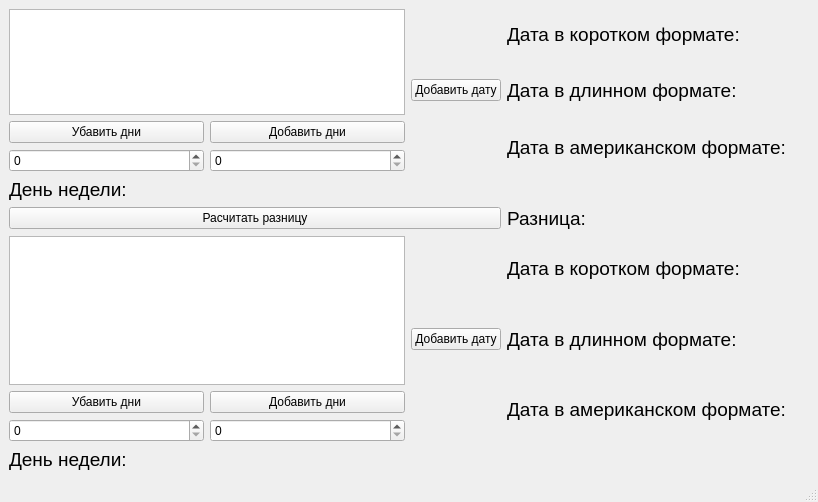
<?xml version="1.0" encoding="UTF-8"?>
<ui version="4.0">
 <class>MainWindow</class>
 <widget class="QMainWindow" name="MainWindow">
  <property name="geometry">
   <rect>
    <x>0</x>
    <y>0</y>
    <width>818</width>
    <height>502</height>
   </rect>
  </property>
  <property name="windowTitle">
   <string>MainWindow</string>
  </property>
  <widget class="QWidget" name="centralwidget">
   <layout class="QGridLayout" name="gridLayout_3">
    <item row="0" column="1" rowspan="2">
     <layout class="QGridLayout" name="gridLayout_4">
      <item row="0" column="0">
       <widget class="QLabel" name="label_2">
        <property name="font">
         <font>
          <pointsize>14</pointsize>
         </font>
        </property>
        <property name="text">
         <string>Дата в коротком формате: </string>
        </property>
       </widget>
      </item>
      <item row="0" column="1">
       <widget class="QLabel" name="label_8">
        <property name="font">
         <font>
          <pointsize>14</pointsize>
         </font>
        </property>
        <property name="text">
         <string/>
        </property>
       </widget>
      </item>
      <item row="1" column="0">
       <widget class="QLabel" name="label_3">
        <property name="font">
         <font>
          <pointsize>14</pointsize>
         </font>
        </property>
        <property name="text">
         <string>Дата в длинном формате: </string>
        </property>
       </widget>
      </item>
      <item row="1" column="1">
       <widget class="QLabel" name="label_9">
        <property name="font">
         <font>
          <pointsize>14</pointsize>
         </font>
        </property>
        <property name="text">
         <string/>
        </property>
       </widget>
      </item>
      <item row="2" column="0">
       <widget class="QLabel" name="label">
        <property name="font">
         <font>
          <pointsize>14</pointsize>
         </font>
        </property>
        <property name="text">
         <string>Дата в американском формате: </string>
        </property>
       </widget>
      </item>
      <item row="2" column="1">
       <widget class="QLabel" name="label_10">
        <property name="font">
         <font>
          <pointsize>14</pointsize>
         </font>
        </property>
        <property name="text">
         <string/>
        </property>
       </widget>
      </item>
     </layout>
    </item>
    <item row="5" column="0">
     <layout class="QHBoxLayout" name="horizontalLayout_5">
      <item>
       <layout class="QVBoxLayout" name="verticalLayout_2">
        <item>
         <widget class="QTextEdit" name="textEdit_3"/>
        </item>
        <item>
         <layout class="QGridLayout" name="gridLayout_2">
          <item row="0" column="1">
           <widget class="QPushButton" name="pushButton_5">
            <property name="toolTip">
             <string>&lt;html&gt;&lt;head/&gt;&lt;body&gt;&lt;p&gt;Оставьте поле снизу незаполненным, что бы добавить 1 день.&lt;/p&gt;&lt;/body&gt;&lt;/html&gt;</string>
            </property>
            <property name="text">
             <string>Добавить дни</string>
            </property>
           </widget>
          </item>
          <item row="0" column="0">
           <widget class="QPushButton" name="pushButton_4">
            <property name="toolTip">
             <string>&lt;html&gt;&lt;head/&gt;&lt;body&gt;&lt;p&gt;Оставьте поле снизу незаполненным, что бы убавить 1 день.&lt;/p&gt;&lt;/body&gt;&lt;/html&gt;</string>
            </property>
            <property name="text">
             <string>Убавить дни</string>
            </property>
           </widget>
          </item>
          <item row="1" column="1">
           <widget class="QSpinBox" name="spinBox_4">
            <property name="maximum">
             <number>99999</number>
            </property>
           </widget>
          </item>
          <item row="1" column="0">
           <widget class="QSpinBox" name="spinBox_3">
            <property name="maximum">
             <number>99999</number>
            </property>
           </widget>
          </item>
         </layout>
        </item>
       </layout>
      </item>
      <item>
       <widget class="QPushButton" name="pushButton_6">
        <property name="text">
         <string>Добавить дату</string>
        </property>
       </widget>
      </item>
     </layout>
    </item>
    <item row="0" column="0" rowspan="2">
     <layout class="QHBoxLayout" name="horizontalLayout">
      <item>
       <layout class="QVBoxLayout" name="verticalLayout">
        <item>
         <widget class="QTextEdit" name="textEdit"/>
        </item>
        <item>
         <layout class="QGridLayout" name="gridLayout">
          <item row="0" column="0">
           <widget class="QPushButton" name="pushButton_2">
            <property name="toolTip">
             <string>&lt;html&gt;&lt;head/&gt;&lt;body&gt;&lt;p&gt;Оставьте поле снизу незаполненным, что бы убавить 1 день.&lt;/p&gt;&lt;/body&gt;&lt;/html&gt;</string>
            </property>
            <property name="text">
             <string>Убавить дни</string>
            </property>
           </widget>
          </item>
          <item row="0" column="1">
           <widget class="QPushButton" name="pushButton_3">
            <property name="toolTip">
             <string>&lt;html&gt;&lt;head/&gt;&lt;body&gt;&lt;p&gt;Оставьте поле снизу незаполненным, что бы добавить 1 день.&lt;/p&gt;&lt;/body&gt;&lt;/html&gt;</string>
            </property>
            <property name="text">
             <string>Добавить дни</string>
            </property>
           </widget>
          </item>
          <item row="1" column="0">
           <widget class="QSpinBox" name="spinBox">
            <property name="maximum">
             <number>99999</number>
            </property>
           </widget>
          </item>
          <item row="1" column="1">
           <widget class="QSpinBox" name="spinBox_2">
            <property name="maximum">
             <number>99999</number>
            </property>
           </widget>
          </item>
         </layout>
        </item>
       </layout>
      </item>
      <item>
       <widget class="QPushButton" name="pushButton">
        <property name="text">
         <string>Добавить дату</string>
        </property>
       </widget>
      </item>
     </layout>
    </item>
    <item row="5" column="1">
     <layout class="QGridLayout" name="gridLayout_5">
      <item row="2" column="0">
       <widget class="QLabel" name="label_6">
        <property name="font">
         <font>
          <pointsize>14</pointsize>
         </font>
        </property>
        <property name="text">
         <string>Дата в американском формате: </string>
        </property>
       </widget>
      </item>
      <item row="0" column="0">
       <widget class="QLabel" name="label_5">
        <property name="font">
         <font>
          <pointsize>14</pointsize>
         </font>
        </property>
        <property name="layoutDirection">
         <enum>Qt::LeftToRight</enum>
        </property>
        <property name="text">
         <string>Дата в коротком формате: </string>
        </property>
       </widget>
      </item>
      <item row="1" column="0">
       <widget class="QLabel" name="label_7">
        <property name="font">
         <font>
          <pointsize>14</pointsize>
         </font>
        </property>
        <property name="text">
         <string>Дата в длинном формате: </string>
        </property>
       </widget>
      </item>
      <item row="0" column="1">
       <widget class="QLabel" name="label_11">
        <property name="font">
         <font>
          <pointsize>14</pointsize>
         </font>
        </property>
        <property name="text">
         <string/>
        </property>
       </widget>
      </item>
      <item row="1" column="1">
       <widget class="QLabel" name="label_12">
        <property name="font">
         <font>
          <pointsize>14</pointsize>
         </font>
        </property>
        <property name="text">
         <string/>
        </property>
       </widget>
      </item>
      <item row="2" column="1">
       <widget class="QLabel" name="label_13">
        <property name="font">
         <font>
          <pointsize>14</pointsize>
         </font>
        </property>
        <property name="text">
         <string/>
        </property>
       </widget>
      </item>
     </layout>
    </item>
    <item row="3" column="0">
     <widget class="QPushButton" name="pushButton_7">
      <property name="text">
       <string>Расчитать разницу</string>
      </property>
     </widget>
    </item>
    <item row="2" column="0">
     <layout class="QHBoxLayout" name="horizontalLayout_7">
      <item>
       <widget class="QLabel" name="label_15">
        <property name="font">
         <font>
          <pointsize>14</pointsize>
         </font>
        </property>
        <property name="text">
         <string>День недели: </string>
        </property>
       </widget>
      </item>
      <item>
       <widget class="QLabel" name="label_16">
        <property name="font">
         <font>
          <pointsize>14</pointsize>
         </font>
        </property>
        <property name="text">
         <string/>
        </property>
       </widget>
      </item>
     </layout>
    </item>
    <item row="3" column="1">
     <layout class="QHBoxLayout" name="horizontalLayout_6">
      <item>
       <widget class="QLabel" name="label_14">
        <property name="font">
         <font>
          <pointsize>14</pointsize>
         </font>
        </property>
        <property name="text">
         <string>Разница: </string>
        </property>
       </widget>
      </item>
      <item>
       <widget class="QLabel" name="label_4">
        <property name="font">
         <font>
          <pointsize>14</pointsize>
         </font>
        </property>
        <property name="text">
         <string/>
        </property>
       </widget>
      </item>
     </layout>
    </item>
    <item row="6" column="0">
     <layout class="QHBoxLayout" name="horizontalLayout_8">
      <item>
       <widget class="QLabel" name="label_18">
        <property name="font">
         <font>
          <pointsize>14</pointsize>
         </font>
        </property>
        <property name="text">
         <string>День недели: </string>
        </property>
       </widget>
      </item>
      <item>
       <widget class="QLabel" name="label_17">
        <property name="font">
         <font>
          <pointsize>14</pointsize>
         </font>
        </property>
        <property name="text">
         <string/>
        </property>
       </widget>
      </item>
     </layout>
    </item>
   </layout>
  </widget>
  <widget class="QMenuBar" name="menubar">
   <property name="geometry">
    <rect>
     <x>0</x>
     <y>0</y>
     <width>818</width>
     <height>20</height>
    </rect>
   </property>
  </widget>
  <widget class="QStatusBar" name="statusbar"/>
 </widget>
 <resources/>
 <connections/>
</ui>
